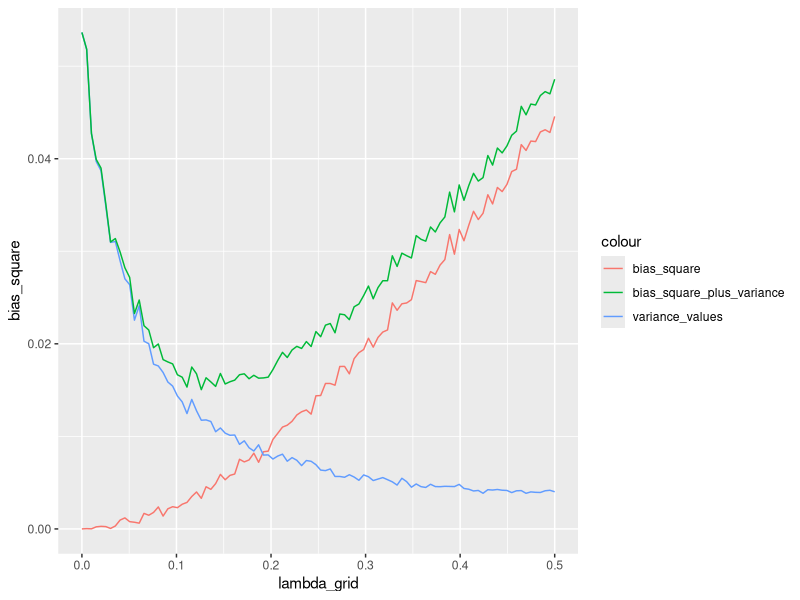
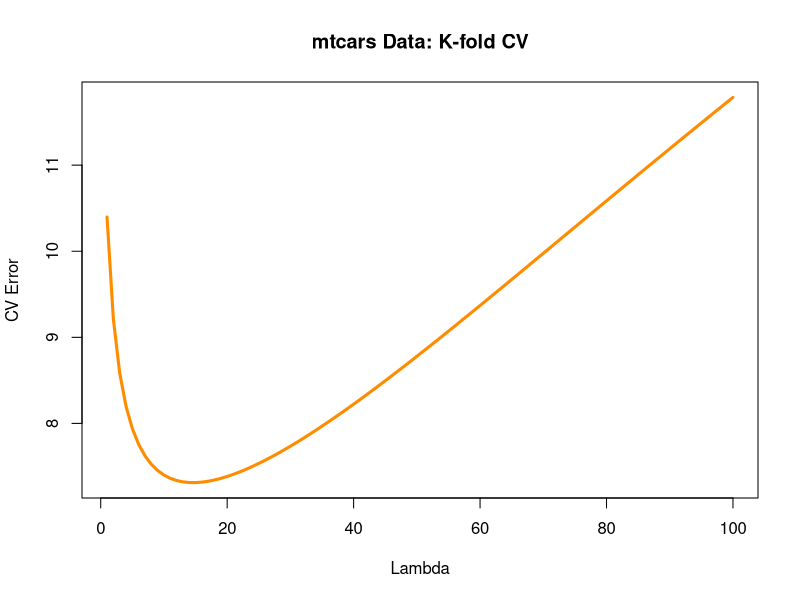
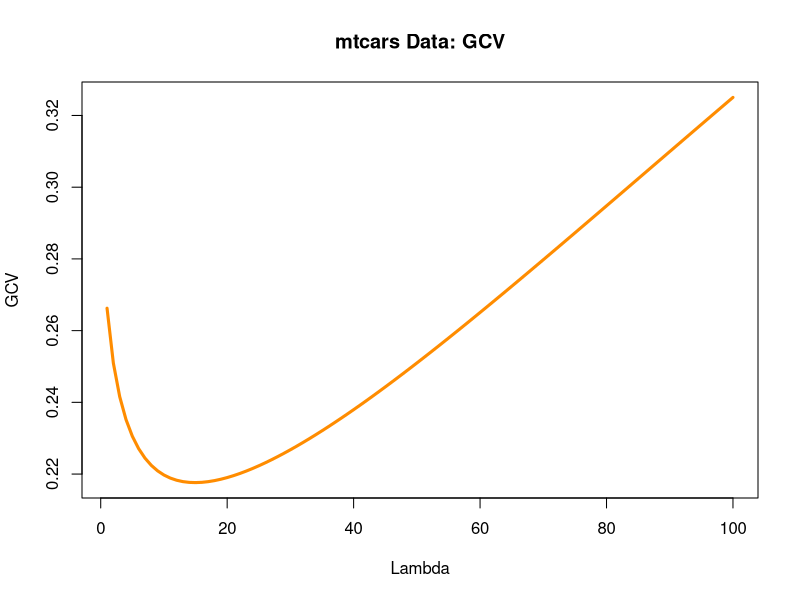
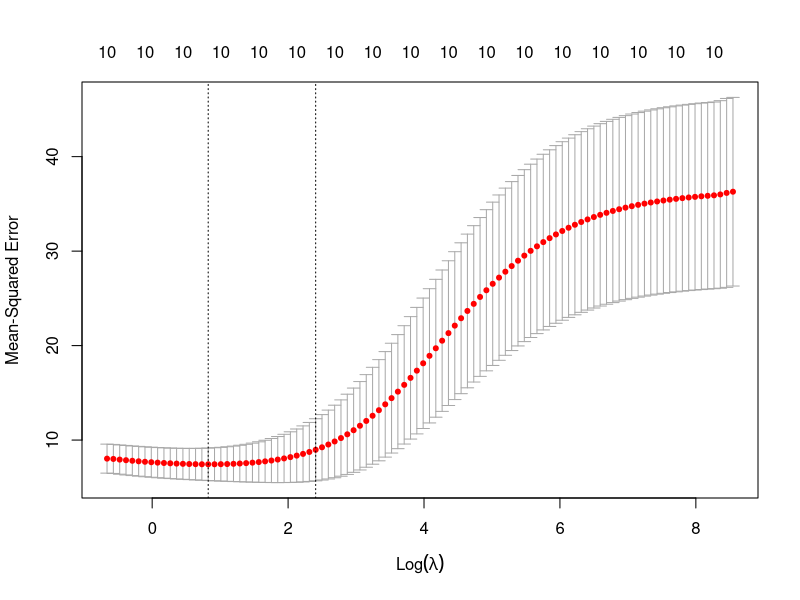

Recreate these plots in R, in order.
## ---- chunk 1
library(MASS)
set.seed(667346304)
nsim = 1000
n = 100
lambda = 0.3

# save all estimated variance in a vector
allridgebeta = matrix(NA, nsim, 1)

for (i in 1:nsim)
{
  # Setting the covariance between X_1 and X_2 to 0.9
  X = mvrnorm(n, c(0, 0), matrix(c(1, 0.9, 0.9, 1), 2, 2))
  y = rnorm(n, mean = X[, 1] + X[, 2])
  
  # Saving the first parameter beta1
  betas=solve(t(X) %*% X + lambda * n * diag(2)) %*% t(X) %*% y
  allridgebeta[i] = betas[1]
}

# For 1000 simulations, we obtain 1000 beta1 estimated values
dim(allridgebeta)

# Mean of beta1 estimates
colMeans(allridgebeta)

# Comparing mean of beta1 estimates with truth value=1 - calculating the Bias
colMeans(allridgebeta)-1

# Variance of beta1 estimates
apply(allridgebeta, 2, var)
## ---- chunk 2
# Setting seed to UIN
set.seed(667346304)
nsim = 1000
n = 100
lambda_grid = seq(0, 0.5, length.out = 100)

# save estimated variance for first parameter in a vector
allridgebeta = matrix(NA, nsim, 100)

for (index in 1:length(lambda_grid)) {
  for (i in 1:nsim)
  {
    # create highly correlated variables and a linear model
    # Setting the covariance between X1 and X2 to 0.9.
    X = mvrnorm(n, c(0, 0), matrix(c(1, 0.9, 0.9, 1), 2, 2))
    y = rnorm(n, mean = X[, 1] + X[, 2])
    
    # Saving the first parameter beta1 at each nsim
    betas = solve(t(X) %*% X + lambda_grid[index] *
                    n * diag(2)) %*% t(X) %*% y
    allridgebeta[i, index] = betas[1]
  }
}
# Mean of beta1 estimates
colMeans(allridgebeta)

# Bias of beta1 estimates
bias_values=colMeans(allridgebeta)-1

# Variance of beta1 estimates
variance_values = apply(allridgebeta, 2, var)
variance_values

# Length of bias_values vector
length(bias_values)
# Length of variance_values vector
length(variance_values)
## ---- chunk 3
bias_square=bias_values^2
bias_square_plus_variance=(bias_values^2)+variance_values
df=data.frame(lambda_grid,bias_square,variance_values,bias_square_plus_variance)
library(ggplot2)
ggplot(df, aes(x=lambda_grid)) + 
  geom_line(aes(y = bias_square, color= "bias_square")) + 
  geom_line(aes(y = variance_values, color= "variance_values")) +
  geom_line(aes(y = bias_square_plus_variance,color= "bias_square_plus_variance"))
## ---- chunk 4
# Value of lambda where bias_square_plus_variance is minimum
lambda_grid[which.min(bias_square_plus_variance)]
## ---- chunk 5

# 5-fold cross-validation code using lm.ridge()

library(MASS)
testing_error = matrix(NA, 100, 5)
avg_testing_error = rep(NA, 100)
lambda_seq = seq(1, 100, length.out = 100)

# Making folds of 7,6,6,6,7
folds <- cut(seq(1,nrow(mtcars)),breaks=5,labels=FALSE)

for (k in 1:5) {
  testIndexes <- which(folds==k,arr.ind=TRUE)
  #print(testIndexes)
  test <- mtcars[testIndexes, ]
  train <- mtcars[-testIndexes, ]
  
  fit1 = lm.ridge(mpg ~ .,
                  data = train,
                  lambda = seq(1, 100, length.out = 100))

  ## add intercept column, remove mpg column
  test_data = cbind(1, test)
  test_data = test_data[-c(2)]
  
  for (i in 1:100) {
    # predict on the testing data
    y_pred = data.matrix(test_data) %*% coef(fit1)[i,]
    # For each k, obtaining the testing error
    testing_error[i, k] = mean((y_pred - test$mpg) ^ 2) 
  }
}
## ---- chunk 6
# Average all K testing errors
avg_testing_error = apply(testing_error, 1, mean)
## ---- chunk 7
# Plot to show how cross-validation error changes over different lambda
plot(
  lambda_seq,
  avg_testing_error,
  type = "l",
  col = "darkorange",
  ylab = "CV Error",
  xlab = "Lambda",
  lwd = 3
)
title("mtcars Data: K-fold CV")
## ---- chunk 8
lambda_seq[which.min(avg_testing_error)]
## ---- chunk 9
 fit_gcv = lm.ridge(mpg ~., data = mtcars, lambda = seq(1, 100, length.out=100))
## ---- chunk 10
# Comparing that with the GCV result
 plot(fit_gcv$lambda[1:100], fit_gcv$GCV[1:100], type = "l", col = "darkorange", 
         ylab = "GCV", xlab = "Lambda", lwd = 3)
    title("mtcars Data: GCV")
## ---- chunk 11
fit_gcv$lambda[which.min(fit_gcv$GCV)] 
## ---- chunk 12
# Use cv.glmnet() from the glmnet package to perform a 5-fold cross-validation
library(glmnet)
set.seed(667346304)
fit2 = cv.glmnet(
  x = data.matrix(mtcars[,-1]),
  y = mtcars$mpg,
  nfolds = 5,
  alpha = 0
)

# Plotting cross-validation error against λ values
plot(fit2)
## ---- chunk 13
# lambda.min value
fit2$lambda.min

# lambda.1se value
fit2$lambda.1se
